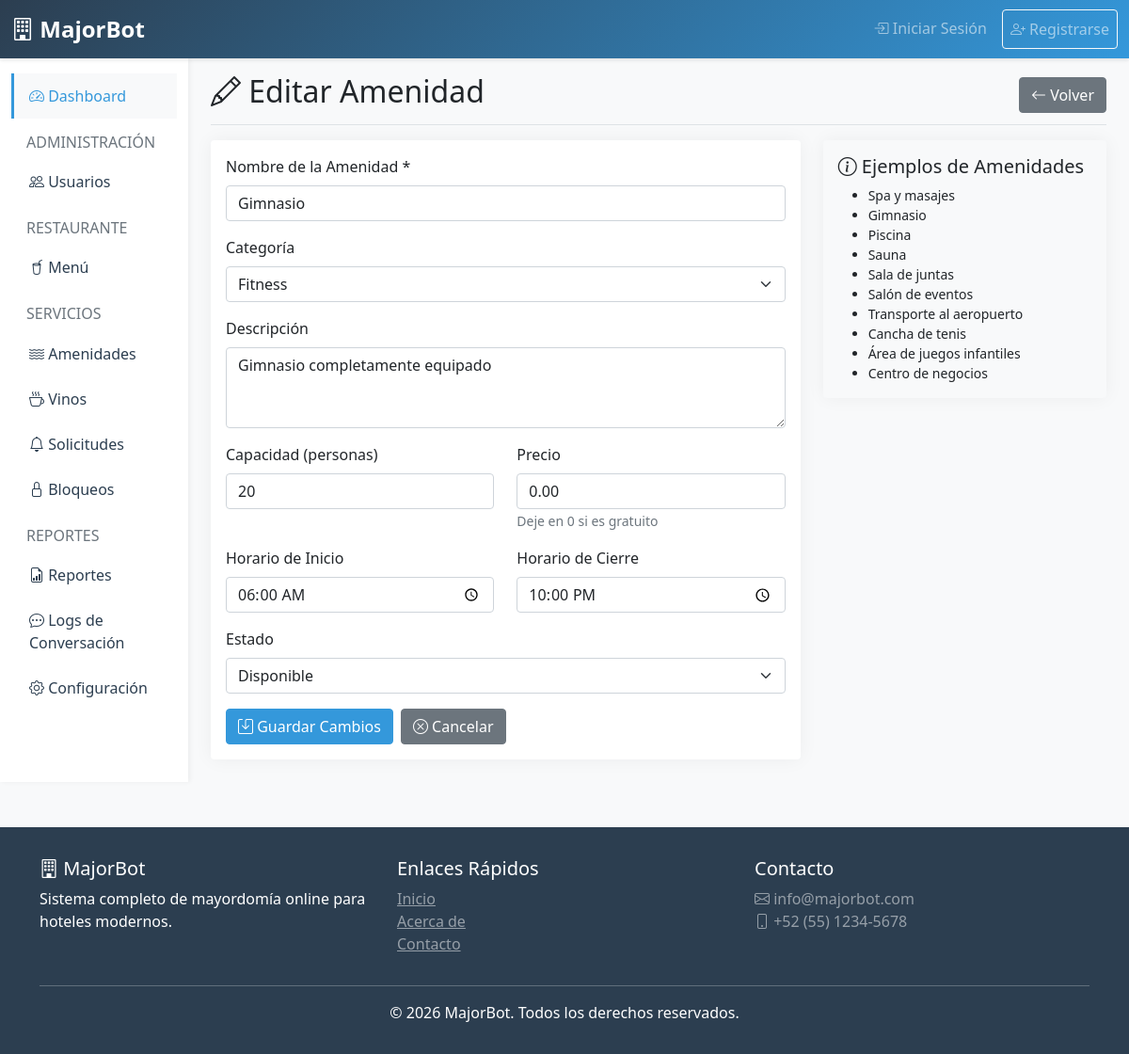
The page /amenities/edit/2 (signed in) on the database its author committed.
### tables this page shows
CREATE TABLE IF NOT EXISTS amenities (
    id INT AUTO_INCREMENT PRIMARY KEY,
    hotel_id INT NOT NULL,
    name VARCHAR(200) NOT NULL,
    description TEXT,
    category VARCHAR(100),
    capacity INT DEFAULT 1,
    price DECIMAL(10,2) DEFAULT 0.00,
    operating_hours_start TIME,
    operating_hours_end TIME,
    image VARCHAR(255),
    status ENUM('available', 'occupied', 'maintenance', 'blocked') DEFAULT 'available',
    is_active TINYINT(1) DEFAULT 1,
    created_at TIMESTAMP DEFAULT CURRENT_TIMESTAMP,
    updated_at TIMESTAMP DEFAULT CURRENT_TIMESTAMP ON UPDATE CURRENT_TIMESTAMP,
    FOREIGN KEY (hotel_id) REFERENCES hotels(id) ON DELETE CASCADE
);

### app/controllers/AmenitiesController.php (called while the page is built, shortened)
<?php
class AmenitiesController extends Controller {
    private $amenityModel;
    public function __construct() {
        $this->amenityModel = $this->loadModel('Amenity');
    }
    public function edit($id) {
        $amenity = $this->amenityModel->getById($id);
        $data = [
            'title' => 'Editar Amenidad',
            'amenity' => $amenity,
            'role' => $_SESSION['role']
        ];
        $this->loadView('amenities/edit', $data);
    }
}

### core/Router.php (called while the page is built, shortened)
<?php
class Router {
    private $controller = DEFAULT_CONTROLLER;
    private $method = DEFAULT_METHOD;
    public function __construct() {
        $url = $this->parseUrl();
        if (isset($url[0]) && !empty($url[0])) {
            $controllerName = $this->snakeToPascal($url[0]);
            $controllerPath = __DIR__ . '/../app/controllers/' . $controllerName . 'Controller.php';
            if (file_exists($controllerPath)) {
                $this->controller = $controllerName;
                unset($url[0]);
            }
        }
        $controllerFile = __DIR__ . '/../app/controllers/' . $this->controller . 'Controller.php';
        if (file_exists($controllerFile)) {
            $this->controller = new $controllerClass;
        } else {
            $this->show404();
            return;
        }
        if (isset($url[1]) && !empty($url[1])) {
            if (method_exists($this->controller, $url[1])) {
                $this->method = $url[1];
                unset($url[1]);
            }
        }
        $this->params = $url ? array_values($url) : [];
        call_user_func_array([$this->controller, $this->method], $this->params);
    }
    private function snakeToPascal($str) {
        return str_replace('_', '', ucwords($str, '_'));
    }
    private function parseUrl() {
        if (isset($_GET['url'])) {
            return explode('/', filter_var(rtrim($_GET['url'], '/'), FILTER_SANITIZE_URL));
        }
        return [];
    }
}

### public/index.php (called while the page is built, shortened)
<?php
require_once __DIR__ . '/../core/Database.php';
require_once __DIR__ . '/../core/Model.php';
require_once __DIR__ . '/../core/Controller.php';
require_once __DIR__ . '/../core/Router.php';
new Router();

### core/Database.php (called while the page is built, shortened)
<?php
class Database {
    private static $instance = null;
    private $connection;
    private function __construct() {
        try {
            $dsn = "mysql:host=" . DB_HOST . ";dbname=" . DB_NAME . ";charset=" . DB_CHARSET;
            $options = [
                PDO::ATTR_ERRMODE => PDO::ERRMODE_EXCEPTION,
                PDO::ATTR_DEFAULT_FETCH_MODE => PDO::FETCH_ASSOC,
                PDO::ATTR_EMULATE_PREPARES => false,
            ];
            $this->connection = new PDO($dsn, DB_USER, DB_PASS, $options);
        } catch(PDOException $e) {
            die("Database connection failed: " . $e->getMessage());
        }
    }
    public static function getInstance() {
        if (self::$instance === null) {
            self::$instance = new self();
        }
        return self::$instance;
    }
    public function query($sql, $params = []) {
        try {
            $stmt = $this->connection->prepare($sql);
            $stmt->execute($params);
            return $stmt;
        } catch(PDOException $e) {
            error_log("Query error: " . $e->getMessage());
            return false;
        }
    }
    public function selectOne($sql, $params = []) {
        $stmt = $this->query($sql, $params);
        return $stmt ? $stmt->fetch() : null;
    }
}

### core/Model.php (called while the page is built, shortened)
<?php
class Model {
    protected $db;
    protected $table;
    public function __construct() {
        $this->db = Database::getInstance();
    }
    public function getById($id) {
        $sql = "SELECT * FROM {$this->table} WHERE id = ?";
        return $this->db->selectOne($sql, [$id]);
    }
}

### app/views/amenities/edit.php (the view, shortened to what this page needs)
<div class="d-flex justify-content-between flex-wrap flex-md-nowrap align-items-center pb-2 mb-3 border-bottom">
    <h1 class="h2"><i class="bi bi-pencil"></i> Editar Amenidad</h1>
    <a href="<?php echo BASE_URL; ?>/amenities" class="btn btn-secondary">
        <i class="bi bi-arrow-left"></i> Volver
    </a>
</div>
<div class="row">
    <div class="col-md-8">
        <div class="card">
            <div class="card-body">
                <form method="POST" action="<?php echo BASE_URL; ?>/amenities/edit/<?php echo $amenity['id']; ?>" class="needs-validation" novalidate>
                    <div class="mb-3">
                        <label for="name" class="form-label">Nombre de la Amenidad *</label>
                        <input type="text" class="form-control" id="name" name="name"
                               value="<?php echo htmlspecialchars($amenity['name']); ?>" required>
                    </div>
                    <div class="mb-3">
                        <label for="category" class="form-label">Categoría</label>
                        <select class="form-select" id="category" name="category">
                            <?php
                            $categoryOptions = ['Wellness', 'Fitness', 'Recreation', 'Business', 'Transport', 'Entertainment'];
                            foreach ($categoryOptions as $option):
                            ?>
                                <option value="<?php echo htmlspecialchars($option); ?>"
                                    <?php echo (($amenity['category'] ?? '') === $option) ? 'selected' : ''; ?>>
                                    <?php echo htmlspecialchars($option); ?>
                                </option>
                            <?php endforeach; ?>
                        </select>
                    </div>
                    <div class="mb-3">
                        <label for="description" class="form-label">Descripción</label>
                        <textarea class="form-control" id="description" name="description" rows="3"><?php echo htmlspecialchars($amenity['description'] ?? ''); ?></textarea>
                    </div>
                    <div class="row">
                        <div class="col-md-6 mb-3">
                            <label for="capacity" class="form-label">Capacidad (personas)</label>
                            <input type="number" class="form-control" id="capacity" name="capacity"
                                   value="<?php echo (int)($amenity['capacity'] ?? 1); ?>" min="1">
                        </div>
                        <div class="col-md-6 mb-3">
                            <label for="price" class="form-label">Precio</label>
                            <input type="number" class="form-control" id="price" name="price"
                                   step="0.01" min="0"
                                   value="<?php echo number_format($amenity['price'] ?? 0, 2, '.', ''); ?>">
                            <small class="text-muted">Deje en 0 si es gratuito</small>
                        </div>
                    </div>
                    <div class="row">
                        <div class="col-md-6 mb-3">
                            <label for="operating_hours_start" class="form-label">Horario de Inicio</label>
                            <input type="time" class="form-control" id="operating_hours_start"
                                   name="operating_hours_start"
                                   value="<?php echo htmlspecialchars(substr($amenity['operating_hours_start'] ?? '', 0, 5)); ?>">
                        </div>
                        <div class="col-md-6 mb-3">
                            <label for="operating_hours_end" class="form-label">Horario de Cierre</label>
                            <input type="time" class="form-control" id="operating_hours_end"
                                   name="operating_hours_end"
                                   value="<?php echo htmlspecialchars(substr($amenity['operating_hours_end'] ?? '', 0, 5)); ?>">
                        </div>
                    </div>
                    <div class="mb-3">
                        <label for="status" class="form-label">Estado</label>
                        <select class="form-select" id="status" name="status" required>
                            <option value="available" <?php echo (($amenity['status'] ?? '') === 'available') ? 'selected' : ''; ?>>Disponible</option>
                        </select>
                    </div>
                    <div class="d-flex gap-2">
                        <button type="submit" class="btn btn-primary">
                            <i class="bi bi-save"></i> Guardar Cambios
                        </button>
                        <a href="<?php echo BASE_URL; ?>/amenities" class="btn btn-secondary">
                            <i class="bi bi-x-circle"></i> Cancelar
                        </a>
                    </div>
                </form>
            </div>
        </div>
    </div>
    <div class="col-md-4">
        <div class="card bg-light">
            <div class="card-body">
                <h5 class="card-title"><i class="bi bi-info-circle"></i> Ejemplos de Amenidades</h5>
                <ul class="small mb-0">
                    <li>Spa y masajes</li>
                    <li>Gimnasio</li>
                    <li>Piscina</li>
                    <li>Sauna</li>
                    <li>Sala de juntas</li>
                    <li>Salón de eventos</li>
                    <li>Transporte al aeropuerto</li>
                    <li>Cancha de tenis</li>
                    <li>Área de juegos infantiles</li>
                    <li>Centro de negocios</li>
                </ul>
            </div>
        </div>
    </div>
</div>
            </div>
        </main>
    </div>
</div>

### app/views/layouts/header.php (style rules this page uses)
:root { --primary-color: #2c3e50; --secondary-color: #3498db; --success-color: #27ae60; --danger-color: #e74c3c; --warning-color: #f39c12; --info-color: #16a085; }
body { font-family: 'Segoe UI', Tahoma, Geneva, Verdana, sans-serif; background-color: #f8f9fa; }
.card { border: none; box-shadow: 0 0 20px rgba(0,0,0,.05); transition: transform 0.3s, box-shadow 0.3s; }
.btn-primary { background-color: var(--secondary-color); border-color: var(--secondary-color); }

### rows shown on the page
amenities: name "Gimnasio", category "Fitness", description "Gimnasio completamente equipado", capacity "20", price "0.00", operating_hours_start "06:00", operating_hours_end "22:00", status "Disponible"
